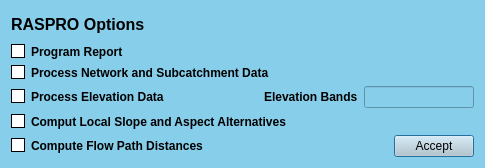
<?xml version="1.0" encoding="UTF-8"?>
<ui version="4.0">
 <class>control_raspro_dialog</class>
 <widget class="QDialog" name="control_raspro_dialog">
  <property name="geometry">
   <rect>
    <x>0</x>
    <y>0</y>
    <width>485</width>
    <height>168</height>
   </rect>
  </property>
  <property name="windowTitle">
   <string>Dialog</string>
  </property>
  <property name="styleSheet">
   <string notr="true">background-color: #87CEEB;</string>
  </property>
  <layout class="QGridLayout" name="gridLayout_2">
   <item row="0" column="0">
    <widget class="QLabel" name="label">
     <property name="font">
      <font>
       <pointsize>12</pointsize>
       <weight>75</weight>
       <bold>true</bold>
      </font>
     </property>
     <property name="text">
      <string>RASPRO Options</string>
     </property>
    </widget>
   </item>
   <item row="1" column="0">
    <widget class="QCheckBox" name="checkBox">
     <property name="font">
      <font>
       <weight>75</weight>
       <bold>true</bold>
      </font>
     </property>
     <property name="styleSheet">
      <string notr="true">QCheckBox::hover{color:white}

QCheckBox::indicator:unchecked {
    background-color: white;
	border: 1px solid black
}</string>
     </property>
     <property name="text">
      <string>Program Report</string>
     </property>
    </widget>
   </item>
   <item row="2" column="0">
    <widget class="QCheckBox" name="checkBox_2">
     <property name="font">
      <font>
       <weight>75</weight>
       <bold>true</bold>
      </font>
     </property>
     <property name="styleSheet">
      <string notr="true">QCheckBox::hover{color:white}

QCheckBox::indicator:unchecked {
    background-color: white;
	border: 1px solid black
}</string>
     </property>
     <property name="text">
      <string>Process Network and Subcatchment Data</string>
     </property>
    </widget>
   </item>
   <item row="3" column="0" colspan="2">
    <layout class="QGridLayout" name="gridLayout">
     <item row="0" column="0">
      <widget class="QCheckBox" name="checkBox_3">
       <property name="font">
        <font>
         <weight>75</weight>
         <bold>true</bold>
        </font>
       </property>
       <property name="styleSheet">
        <string notr="true">QCheckBox::hover{color:white}

QCheckBox::indicator:unchecked {
    background-color: white;
	border: 1px solid black
}</string>
       </property>
       <property name="text">
        <string>Process Elevation Data</string>
       </property>
      </widget>
     </item>
     <item row="0" column="1">
      <spacer name="horizontalSpacer">
       <property name="orientation">
        <enum>Qt::Horizontal</enum>
       </property>
       <property name="sizeHint" stdset="0">
        <size>
         <width>108</width>
         <height>20</height>
        </size>
       </property>
      </spacer>
     </item>
     <item row="0" column="2">
      <widget class="QLabel" name="label_2">
       <property name="font">
        <font>
         <weight>75</weight>
         <bold>true</bold>
        </font>
       </property>
       <property name="text">
        <string>Elevation Bands</string>
       </property>
      </widget>
     </item>
     <item row="0" column="3">
      <widget class="QLineEdit" name="lineEdit">
       <property name="font">
        <font>
         <weight>75</weight>
         <bold>true</bold>
        </font>
       </property>
      </widget>
     </item>
    </layout>
   </item>
   <item row="4" column="0">
    <widget class="QCheckBox" name="checkBox_4">
     <property name="font">
      <font>
       <weight>75</weight>
       <bold>true</bold>
      </font>
     </property>
     <property name="styleSheet">
      <string notr="true">QCheckBox::hover{color:white}

QCheckBox::indicator:unchecked {
    background-color: white;
	border: 1px solid black
}</string>
     </property>
     <property name="text">
      <string>Comput Local Slope and Aspect Alternatives</string>
     </property>
    </widget>
   </item>
   <item row="5" column="0">
    <layout class="QHBoxLayout" name="horizontalLayout">
     <item>
      <widget class="QCheckBox" name="checkBox_5">
       <property name="font">
        <font>
         <weight>75</weight>
         <bold>true</bold>
        </font>
       </property>
       <property name="styleSheet">
        <string notr="true">QCheckBox::hover{color:white}

QCheckBox::indicator:unchecked {
    background-color: white;
	border: 1px solid black
}</string>
       </property>
       <property name="text">
        <string>Compute Flow Path Distances</string>
       </property>
      </widget>
     </item>
     <item>
      <spacer name="horizontalSpacer_2">
       <property name="orientation">
        <enum>Qt::Horizontal</enum>
       </property>
       <property name="sizeHint" stdset="0">
        <size>
         <width>40</width>
         <height>20</height>
        </size>
       </property>
      </spacer>
     </item>
    </layout>
   </item>
   <item row="5" column="1">
    <widget class="QPushButton" name="pushButton">
     <property name="styleSheet">
      <string notr="true">background-color: #becbd1;</string>
     </property>
     <property name="text">
      <string>Accept</string>
     </property>
    </widget>
   </item>
  </layout>
 </widget>
 <resources/>
 <connections/>
</ui>
